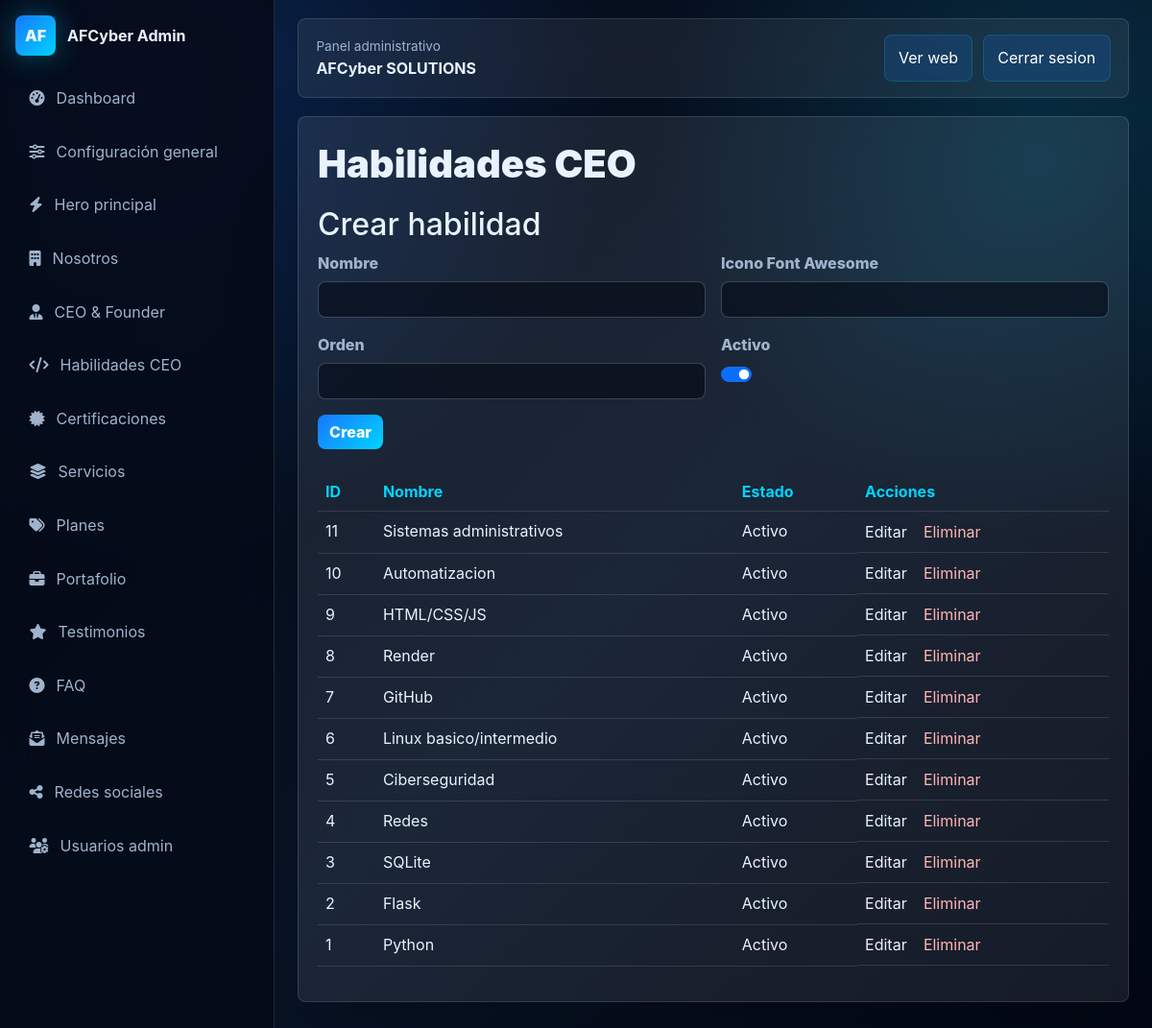
/admin/skills (signed in), run on the app's committed database.
### models.py (models this page shows)
class SiteSettings(db.Model):
    id = db.Column(db.Integer, primary_key=True)
    company_name = db.Column(db.String(140), default="AFCyber SOLUTIONS")
    slogan = db.Column(db.String(220), default="Soluciones tecnológicas modernas y seguras")
    short_description = db.Column(db.Text, default="Servicios tecnológicos premium para empresas y emprendedores.")
    logo = db.Column(db.String(255), default="")
    favicon = db.Column(db.String(255), default="img/favicon.svg")
    primary_email = db.Column(db.String(160), default="info@afcybersolutions.com.do")
    phone = db.Column(db.String(80), default="829-919-8058")
    whatsapp = db.Column(db.String(80), default="18299198058")
    address = db.Column(db.String(220), default="Republica Dominicana")
    business_hours = db.Column(db.String(180), default="Lunes a viernes, 8:00 AM - 6:00 PM")
    facebook = db.Column(db.String(255), default="#")
    instagram = db.Column(db.String(255), default="#")
    linkedin = db.Column(db.String(255), default="#")
    tiktok = db.Column(db.String(255), default="#")
    youtube = db.Column(db.String(255), default="#")
    primary_color = db.Column(db.String(20), default="#1777ff")
    secondary_color = db.Column(db.String(20), default="#00d4ff")
    background_color = db.Column(db.String(20), default="#050b18")
    button_color = db.Column(db.String(20), default="#1777ff")
    theme_mode = db.Column(db.String(20), default="dark")
    tech_gradients = db.Column(db.Text, default="Azul neon, cyan y fondo oscuro corporativo")
    meta_title = db.Column(db.String(180), default="AFCyber SOLUTIONS | Servicios tecnológicos premium")
    meta_description = db.Column(db.Text, default="Desarrollo web, ciberseguridad, soporte técnico, redes, cámaras, POS y automatización empresarial.")
    keywords = db.Column(db.Text, default="AFCyber SOLUTIONS, tecnologia, ciberseguridad, desarrollo web, POS, CMMS")
    og_image = db.Column(db.String(255), default="img/og-afcyber.svg")
    google_analytics_id = db.Column(db.String(80), default="")
    google_search_console = db.Column(db.String(255), default="")
    copyright_text = db.Column(db.String(220), default="Todos los derechos reservados.")
    developer_text = db.Column(db.String(220), default="Desarrollado por AFCyber SOLUTIONS")

class Skill(db.Model):
    id = db.Column(db.Integer, primary_key=True)
    name = db.Column(db.String(120), nullable=False)
    icon = db.Column(db.String(120), default="fa-solid fa-code")
    order = db.Column(db.Integer, default=1)
    is_active = db.Column(db.Boolean, default=True)

### app.py (the view, shortened to what this page needs)
    @app.route("/admin/<module>", methods=["GET", "POST"])
    @login_required
    def admin_module(module):
        configs = admin_modules()
        if module not in configs:
            abort(404)
        config = configs[module]
        model = config["model"]
        fields = config["fields"]
        items = model.query.order_by(model.id.desc()).all()
        return render_template("admin/list.html", module=module, config=config, fields=fields, items=items)

### app.py (called while the page is built)
@login_manager.user_loader
def load_user(user_id):
    return User.query.get(int(user_id))

def get_settings():
    return SiteSettings.query.first()

def static_asset_exists(path):
    return os.path.exists(os.path.join(BASE_DIR, "static", path.replace("/", os.sep)))

### templates/admin/list.html
{% extends "admin/base.html" %}
{% block admin_content %}
<section class="admin-card">
  <div class="card-heading"><h1>{{ config.title }}</h1></div>
  <form method="post" enctype="multipart/form-data" class="admin-form mb-4">
    <h2>Crear {{ config.singular }}</h2>
    <div class="row g-3">
      {% for name, label, type in fields %}
      <div class="{% if type == 'textarea' %}col-12{% else %}col-md-6{% endif %}">
        <label>{{ label }}
          {% if type == 'textarea' %}<textarea class="form-control" name="{{ name }}" rows="4"></textarea>
          {% elif type in ['image', 'pdf'] %}<input class="form-control" type="file" name="{{ name }}" accept="{% if type == 'pdf' %}.pdf{% else %}.jpg,.jpeg,.png,.webp,.svg{% endif %}">
          {% elif type == 'checkbox' %}<div class="form-check form-switch"><input class="form-check-input" type="checkbox" name="{{ name }}" checked></div>
          {% else %}<input class="form-control" type="{{ type }}" name="{{ name }}">{% endif %}
        </label>
      </div>
      {% endfor %}
    </div>
    <button class="btn btn-admin mt-3" type="submit">Crear</button>
  </form>
  <div class="table-responsive">
    <table class="table admin-table">
      <thead><tr><th>ID</th><th>Nombre</th><th>Estado</th><th>Acciones</th></tr></thead>
      <tbody>
        {% for item in items %}
        <tr>
          <td>{{ item.id }}</td>
          <td>{{ item.name or item.client_name or item.question }}</td>
          <td>{% if item.is_active is defined %}{{ 'Activo' if item.is_active else 'Inactivo' }}{% else %}Publicado{% endif %}</td>
          <td class="actions"><a href="{{ url_for('admin_edit_item', module=module, item_id=item.id) }}">Editar</a><form method="post" action="{{ url_for('admin_delete_item', module=module, item_id=item.id) }}" onsubmit="return confirm('Eliminar registro?')"><button type="submit">Eliminar</button></form></td>
        </tr>
        {% endfor %}
      </tbody>
    </table>
  </div>
</section>
{% endblock %}

### templates/admin/base.html (shortened to what this page needs)
<!doctype html>
<html lang="es">
<head>
  <link href="https://cdn.jsdelivr.net/npm/bootstrap@5.3.3/dist/css/bootstrap.min.css" rel="stylesheet">
  <link href="https://cdnjs.cloudflare.com/ajax/libs/font-awesome/6.5.2/css/all.min.css" rel="stylesheet">
  <link href="{{ url_for('static', filename='css/admin.css') }}" rel="stylesheet">
</head>
<body>
  <aside class="admin-sidebar">
    <a class="admin-brand" href="{{ url_for('admin_dashboard') }}"><span>AF</span><strong>AFCyber Admin</strong></a>
    <nav>
      <a href="{{ url_for('admin_dashboard') }}"><i class="fa-solid fa-gauge-high"></i> Dashboard</a>
      <a href="{{ url_for('admin_settings') }}"><i class="fa-solid fa-sliders"></i> Configuración general</a>
      <a href="{{ url_for('admin_module', module='hero') }}"><i class="fa-solid fa-bolt"></i> Hero principal</a>
      <a href="{{ url_for('admin_module', module='about') }}"><i class="fa-solid fa-building"></i> Nosotros</a>
      <a href="{{ url_for('admin_module', module='ceo') }}"><i class="fa-solid fa-user-tie"></i> CEO & Founder</a>
      <a href="{{ url_for('admin_module', module='skills') }}"><i class="fa-solid fa-code"></i> Habilidades CEO</a>
      <a href="{{ url_for('admin_module', module='certificates') }}"><i class="fa-solid fa-certificate"></i> Certificaciones</a>
      <a href="{{ url_for('admin_module', module='services') }}"><i class="fa-solid fa-layer-group"></i> Servicios</a>
      <a href="{{ url_for('admin_module', module='plans') }}"><i class="fa-solid fa-tags"></i> Planes</a>
      <a href="{{ url_for('admin_module', module='portfolio') }}"><i class="fa-solid fa-briefcase"></i> Portafolio</a>
      <a href="{{ url_for('admin_module', module='testimonials') }}"><i class="fa-solid fa-star"></i> Testimonios</a>
      <a href="{{ url_for('admin_module', module='faq') }}"><i class="fa-solid fa-circle-question"></i> FAQ</a>
      <a href="{{ url_for('admin_messages') }}"><i class="fa-solid fa-envelope-open-text"></i> Mensajes</a>
      <a href="{{ url_for('admin_module', module='socials') }}"><i class="fa-solid fa-share-nodes"></i> Redes sociales</a>
      <a href="{{ url_for('admin_users') }}"><i class="fa-solid fa-users-gear"></i> Usuarios admin</a>
    </nav>
  </aside>
  <main class="admin-main">
    <header class="admin-topbar">
      <div><span>Panel administrativo</span><strong>{{ settings.company_name }}</strong></div>
      <div class="top-actions"><a href="{{ url_for('index') }}" target="_blank">Ver web</a><a href="{{ url_for('admin_logout') }}">Cerrar sesion</a></div>
    </header>
    {% block admin_content %}{% endblock %}
  </main>
</body>
</html>

### static/css/admin.css (style rules this page uses)
:root { --primary: #1777ff; --secondary: #00d4ff; --dark: #050b18; --text: #e8f3ff; --muted: #9fb4cc; --line: rgba(255,255,255,.12); --radius: 8px; }
* { box-sizing: border-box; }
body { margin: 0; min-height: 100vh; color: var(--text); background: radial-gradient(circle at 12% 8%, rgba(23,119,255,.24), transparent 34%), radial-gradient(circle at 90% 15%, rgba(0,212,255,.14), transparent 28%), linear-gradient(135deg, #040916, #081426 55%, #020713); font-family: Inter, ui-sans-serif, system-ui, "Segoe UI", sans-serif; }
a { color: inherit; text-decoration: none; }
.admin-sidebar { position: fixed; inset: 0 auto 0 0; width: 286px; padding: 1rem; background: rgba(5, 11, 24, .88); border-right: 1px solid var(--line); backdrop-filter: blur(18px); overflow-y: auto; }
.admin-brand { display: flex; align-items: center; gap: .75rem; margin-bottom: 1.2rem; }
.admin-brand span { display: grid; place-items: center; width: 42px; height: 42px; border-radius: var(--radius); font-weight: 900; background: linear-gradient(135deg, var(--primary), var(--secondary)); box-shadow: 0 0 30px rgba(0,212,255,.34); }
.admin-sidebar nav { display: grid; gap: .35rem; }
.admin-sidebar nav a { display: flex; align-items: center; gap: .75rem; padding: .75rem .85rem; color: var(--muted); border-radius: var(--radius); border: 1px solid transparent; transition: .2s ease; }
.admin-main { margin-left: 286px; padding: 1.2rem 1.5rem 3rem; }
.admin-topbar { display: flex; justify-content: space-between; gap: 1rem; align-items: center; padding: 1rem 1.15rem; border: 1px solid var(--line); border-radius: var(--radius); background: rgba(255,255,255,.07); backdrop-filter: blur(18px); }
.admin-topbar span { display: block; color: var(--muted); font-size: .85rem; }
.top-actions { display: flex; gap: .65rem; }
.top-actions a, .quick-grid a { padding: .7rem .9rem; color: #fff; border: 1px solid rgba(0,212,255,.18); border-radius: var(--radius); background: rgba(23,119,255,.16); }
.admin-hero, .admin-card, .metric-grid article { border-radius: var(--radius); border: 1px solid var(--line); background: rgba(255,255,255,.08); box-shadow: 0 24px 70px rgba(0,0,0,.18); }
.admin-hero h1, .admin-card h1 { margin: .3rem 0; font-weight: 900; }
.admin-hero p, .admin-card p, .admin-form label { color: var(--muted); }
.admin-card { margin-top: 1.2rem; padding: 1.25rem; }
.card-heading { display: flex; justify-content: space-between; gap: 1rem; align-items: center; margin-bottom: 1rem; }
.admin-form label { display: grid; gap: .45rem; width: 100%; font-weight: 800; }
.form-control, .form-check-input { color: #fff; border: 1px solid rgba(255,255,255,.14); background-color: rgba(5,11,24,.64); border-radius: var(--radius); }
.btn-admin { color: #fff; border: 0; border-radius: var(--radius); font-weight: 800; background: linear-gradient(135deg, var(--primary), var(--secondary)); }
.admin-table { --bs-table-color: var(--text); --bs-table-bg: transparent; --bs-table-border-color: var(--line); }
.admin-table th { color: var(--secondary); }
.actions { display: flex; gap: .7rem; align-items: center; }
.actions button { color: #ffb4b4; border: 0; background: transparent; }

### data on the page
SiteSettings: company_name "AFCyber SOLUTIONS"
Skill: id "11", name "Sistemas administrativos", is_active "Activo"
Skill: id "10", name "Automatizacion", is_active "Activo"
Skill: id "9", name "HTML/CSS/JS", is_active "Activo"
Skill: id "8", name "Render", is_active "Activo"
Skill: id "7", name "GitHub", is_active "Activo"
Skill: id "6", name "Linux basico/intermedio", is_active "Activo"
Skill: id "5", name "Ciberseguridad", is_active "Activo"
Skill: id "4", name "Redes", is_active "Activo"
Skill: id "3", name "SQLite", is_active "Activo"
Skill: id "2", name "Flask", is_active "Activo"
Skill: id "1", name "Python", is_active "Activo"

### other printed values
{{ config.title }} "Habilidades CEO"
{{ config.singular }} "habilidad"
{{ label }} "Nombre" "Icono Font Awesome" "Orden" "Activo"
